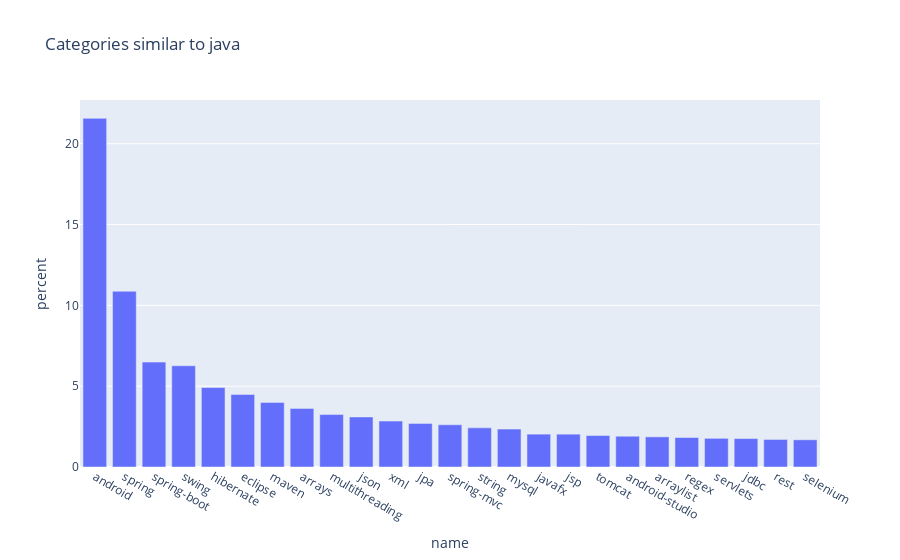

Here is the notebook cell this chart was saved with:
### Code cell
build_chart("java")

### Figure 1 — Plotly figure (JSON) as saved in the notebook; plotly's stock layout.template omitted (floating-point values rounded to 4 significant figures)
{"data": [{"alignmentgroup": "True", "hovertemplate": "name=%{x}<br>percent=%{y}<extra></extra>", "legendgroup": "", "marker": {"color": "#636efa", "pattern": {"shape": ""}}, "name": "", "offsetgroup": "", "orientation": "v", "showlegend": false, "textposition": "auto", "type": "bar", "x": ["android", "spring", "spring-boot", "swing", "hibernate", "eclipse", "maven", "arrays", "multithreading", "json", "xml", "jpa", "spring-mvc", "string", "mysql", "javafx", "jsp", "tomcat", "android-studio", "arraylist", "regex", "servlets", "jdbc", "rest", "selenium"], "xaxis": "x", "y": [21.57, 10.87, 6.49, 6.264, 4.915, 4.487, 3.997, 3.626, 3.245, 3.096, 2.843, 2.698, 2.612, 2.422, 2.343, 2.034, 2.032, 1.947, 1.904, 1.865, 1.825, 1.773, 1.759, 1.704, 1.682], "yaxis": "y"}], "layout": {"barmode": "relative", "legend": {"tracegroupgap": 0}, "title": {"text": "Categories similar to java"}, "xaxis": {"anchor": "y", "domain": [0, 1], "title": {"text": "name"}}, "yaxis": {"anchor": "x", "domain": [0, 1], "title": {"text": "percent"}}}}
